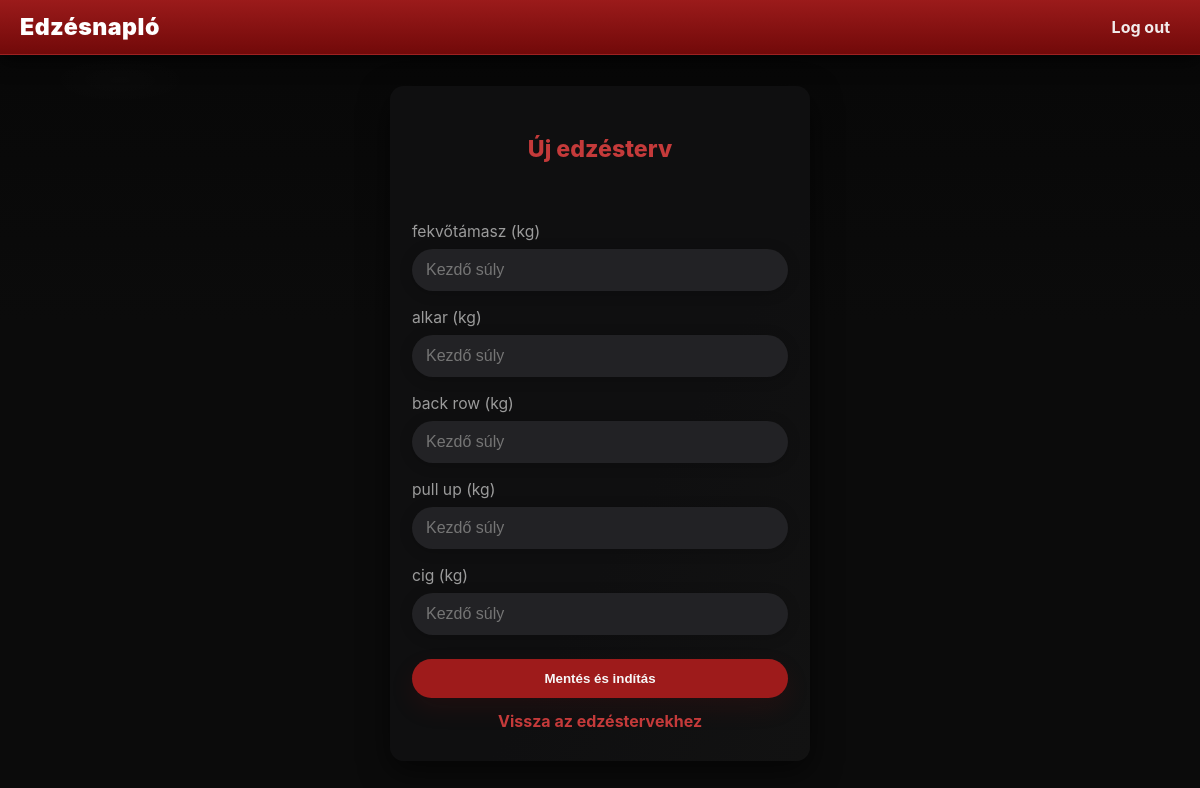
The page /workout/new/13/ (signed in) on the database its author committed.
### home/models.py (models this page shows)
class Excercises(models.Model):
    workoutid = models.ForeignKey(CreatedWorkouts, on_delete=models.CASCADE)
    name = models.CharField(max_length=50)
    sets = models.IntegerField()
    reps = models.IntegerField()

### workout/views.py (the view, shortened to what this page needs)
# urls.py: path('new/<int:workout_id>/', views.new, name='new'),
def new(request, workout_id):
    all_excercises = Excercises.objects.filter(workoutid_id=workout_id)
    existing_weights = Weights.objects.filter(workoutid_id=workout_id, userid=request.user)
    existing_weight_ids = existing_weights.values_list('excerciseid_id', flat=True)
    missing_excercises = all_excercises.exclude(id__in=existing_weight_ids)
    if missing_excercises.exists():
        return render(request, 'new_plan.html', {'excercises': missing_excercises, 'workout_id': workout_id, 'error': ''})
    else:
        return redirect('start', workout_id=workout_id)

### workout/templates/new_plan.html (shortened to what this page needs)
{% extends 'main.html' %} {% block content %}
<main class="register-container">
  <form class="form-card" action="{% url 'new' workout_id=workout_id %}" method="post" novalidate>
    <h2>Új edzésterv</h2>
    {% for excercise in excercises %}
    <div class="input-group">
      <label class="input-label" for="weight_{{ excercise.id }}">{{ excercise.name }} (kg)</label>
      <input
        id="weight_{{ excercise.id }}"
        name="weight_{{ excercise.id }}"
        class="input-field"
        type="number"
        min="0"
        step="0.5"
        placeholder="Kezdő súly"
        required>
    </div>
    {% endfor %}
    <button type="submit" class="btn form-btn">Mentés és indítás</button>
    <div class="form-links">
      <a href="{% url 'choose' %}">Vissza az edzéstervekhez</a>
    </div>
  </form>
</main>
{% endblock %}

### static/css/style.css (style rules this page uses)
:root { --bg: #0b0b0b; --panel-dark: #0f0f10; --panel-mid: #1a1515; --card-bg: #121212; --accent: #9e1b1b; --accent-2: #c43a3a; --accent-hover: #841111; --muted: #9b9b9b; --white: #f7f7f7; --radius: 16px; --shadow-lg: 0 18px 60px rgba(0,0,0,0.7); --shadow-md: 0 10px 30px rgba(0,0,0,0.6); }
* { box-sizing:border-box }
html,body { height:100% }
body { margin:0; background: radial-gradient(1200px 400px at 10% 10%, rgba(255,255,255,0.01), transparent 6%), linear-gradient(180deg, #070707 0%, var(--bg) 40%); color:var(--white); font-family: "Montserrat", "Inter", Arial, sans-serif; -webkit-font-smoothing:antialiased; -moz-osx-font-smoothing:grayscale; line-height:1.4; }
.btn { background: var(--accent); color:var(--white); border:none; padding:10px 18px; border-radius:12px; font-weight:800; cursor:pointer; box-shadow: 0 10px 28px rgba(150,20,20,0.12); transition: background .12s, transform .12s; }
.login-container, .register-container { min-height: calc(100vh - 64px); display: flex; align-items: center; justify-content: center; padding: 20px; }
.form-card { background: linear-gradient(120deg, var(--panel-dark) 60%, var(--card-bg) 100%); border-radius: 14px; padding: 28px 22px; box-shadow: var(--shadow-md); display: flex; flex-direction: column; align-items: center; min-width: 300px; width: 100%; max-width: 420px; animation: fadeinup 0.45s; text-align: center; }
.form-card h2 { font-size: 1.45rem; color: var(--accent-2); font-weight: 800; margin-bottom: 18px; }
.input-group { width:100%; margin-bottom:16px; display:flex; flex-direction:column; align-items:flex-start; }
.input-label { color:var(--muted); font-size:0.98rem; margin-bottom:6px; }
.input-field { width:100%; padding:12px 14px; border-radius:999px; border:none; background:#222225; color:var(--white); font-size:1rem; box-shadow: 0 2px 14px rgba(0,0,0,0.2); outline:none; transition: background .14s, box-shadow .12s; }
.form-btn, .btn { width:100%; margin-top:8px; background: var(--accent); color:var(--white); border:none; padding:12px 16px; border-radius: 999px; font-weight:800; cursor:pointer; box-shadow: 0 10px 24px rgba(150,20,20,0.12); transition: background .12s, transform .12s; }
.form-links { margin-top:12px; display:flex; justify-content:center; width:100%; }
.form-links a { color:var(--accent-2); text-decoration:none; font-weight:700; }

### rows shown on the page
Excercises: name "fekvőtámasz"
Excercises: name "alkar"
Excercises: name "back row"
Excercises: name "pull up"
Excercises: name "cig"
